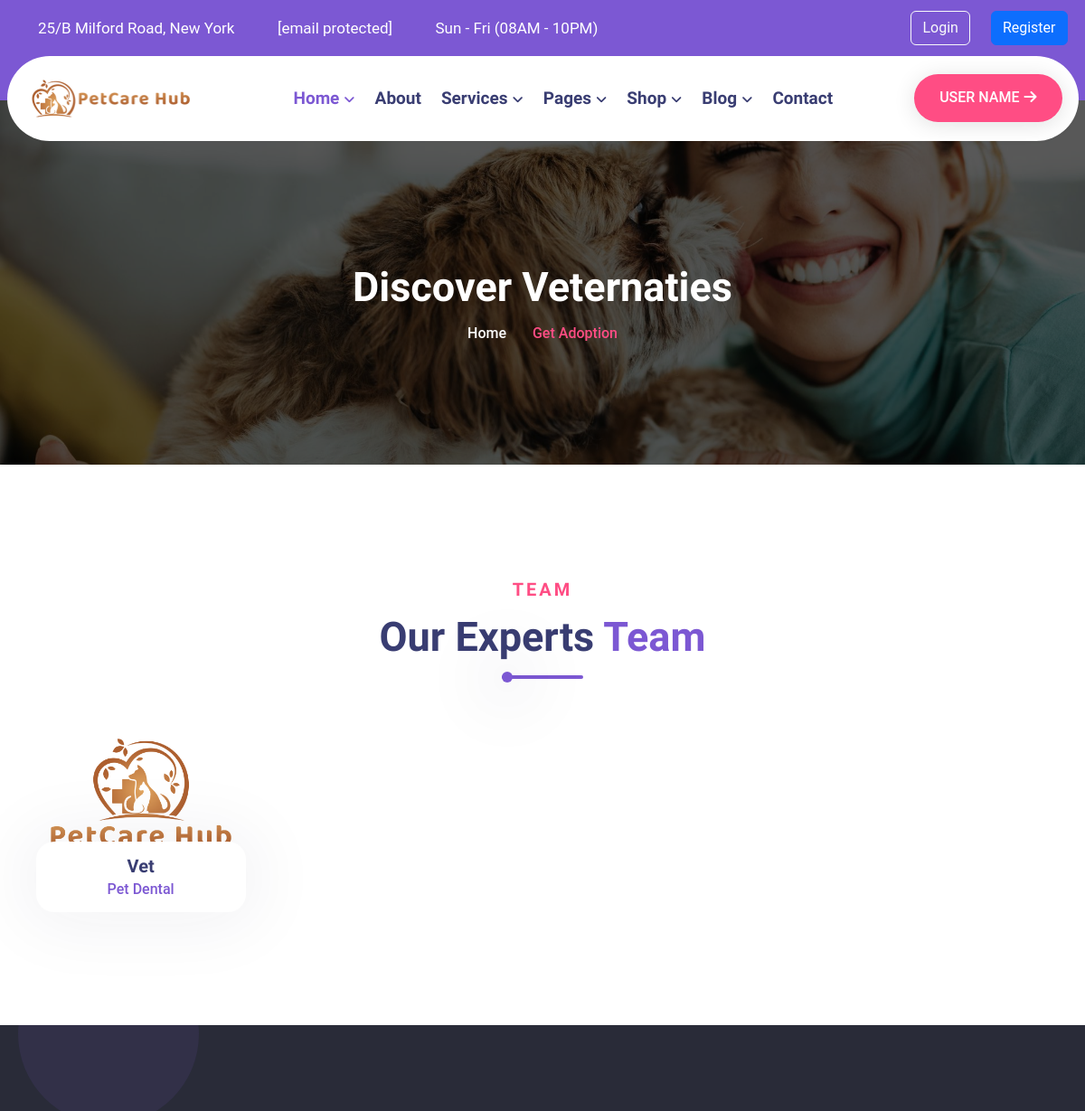
/vetdis/ (upper part), run on an earlier commit of the app's database.
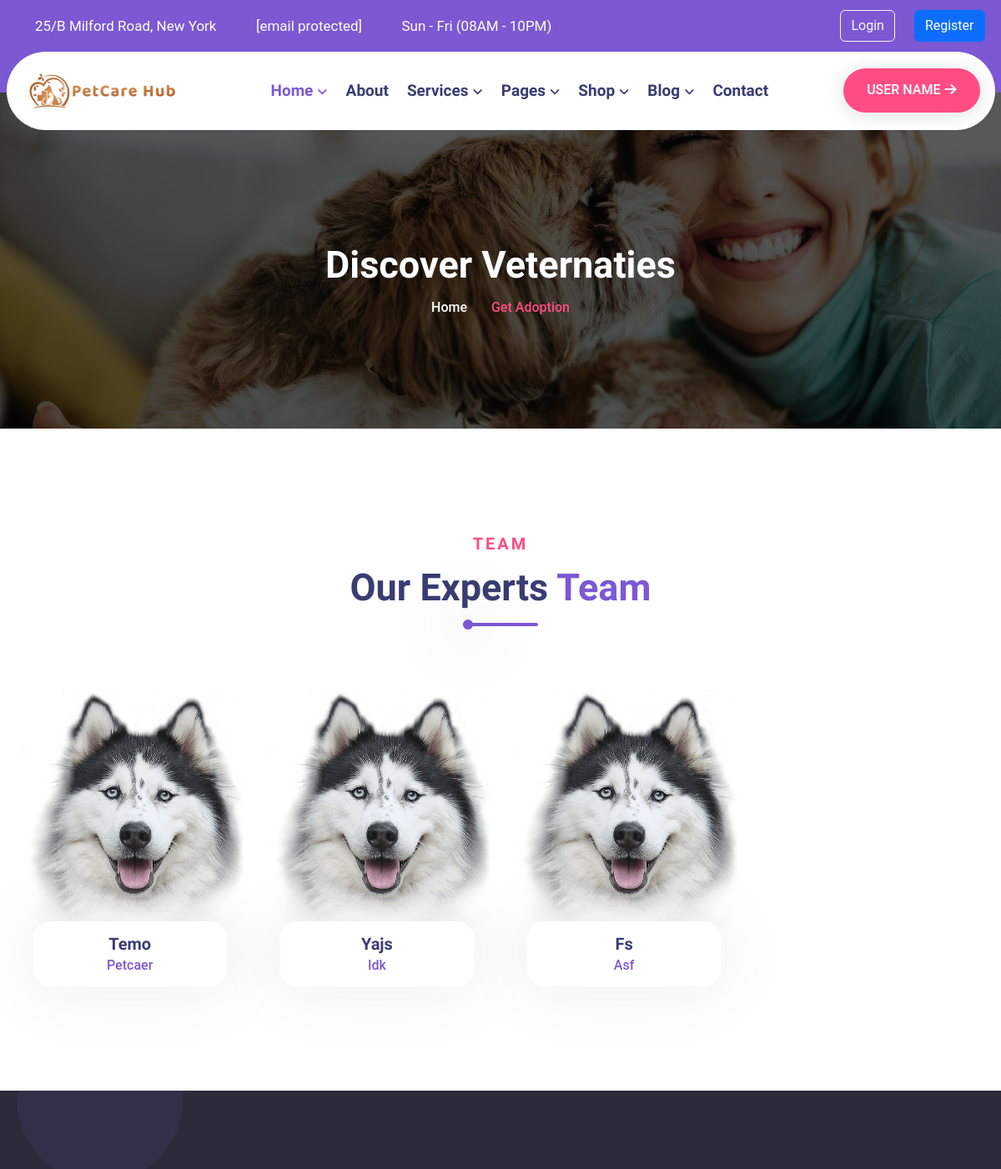
And on a later commit of the database.
### myapp/models.py (models this page shows)
class vetRegisterDB(models.Model):
    Name = models.CharField(max_length=30)
    Email = models.EmailField()
    Password = models.CharField(max_length=40)
    Photo = models.ImageField(upload_to='photos')
    Gender = models.CharField(max_length=10)
    Phone = models.BigIntegerField()
    LicenseFile = models.FileField(upload_to='files',default=None,max_length=250)
    Address = models.TextField()
    Specialization = models.CharField(max_length=20)
    YearsOfExperience = models.IntegerField()
    ClinicName = models.CharField(max_length=60)
    TimeStamp = models.DateTimeField(auto_now_add=True)
    def vet_photo(self):
        return mark_safe('<img src="{}" width="100"/>'.format(self.Photo.url))
    vet_photo.allow_tags = True

### myapp/views.py (the view)
# urls.py: path('vetdis/',views.vetdiscoverpage)
def vetdiscoverpage(request):
    fetchdata = vetRegisterDB.objects.all()
    context = {
        "vetdis" : fetchdata
    }
    return render(request,"vetdiscover.html",context)

### myapp/templates/vetdiscover.html (shortened to what this page needs)
<!DOCTYPE html>
<html lang="en">
<head>
    <link rel="stylesheet" href="/static/css/bootstrap.min.css">
    <link rel="stylesheet" href="/static/css/all-fontawesome.min.css">
    <link rel="stylesheet" href="/static/css/icomoon.css">
    <link rel="stylesheet" href="/static/css/animate.min.css">
    <link rel="stylesheet" href="/static/css/magnific-popup.min.css">
    <link rel="stylesheet" href="/static/css/owl.carousel.min.css">
    <link rel="stylesheet" href="/static/css/style.css">
</head>
<body>
{% include 'nav.html' %}
       <main class="main">
       <div class="site-breadcrumb" style="background: url(/static/img/breadcrumb/01.jpg)">
            <div class="container">
                <h2 class="breadcrumb-title">Discover Veternaties</h2>
                <ul class="breadcrumb-menu">
                    <li><a href="index.html">Home</a></li>
                    <li class="active">Get Adoption</li>
                </ul>
            </div>
        </div>
        <div class="team-area pt-120 pb-100">
            <div class="container">
                <div class="row">
                    <div class="col-lg-6 mx-auto wow fadeInDown" data-wow-duration="1s" data-wow-delay=".25s">
                        <div class="site-heading text-center">
                            <span class="site-title-tagline">Team</span>
                            <h2 class="site-title">Our Experts <span>Team</span></h2>
                            <div class="heading-divider"></div>
                        </div>
                    </div>
                </div>
                <div class="row">
                    {% for i in vetdis %}
                    <div class="col-md-6 col-lg-3">
                        <div class="team-item wow fadeInUp" data-wow-duration="1s" data-wow-delay=".25s">
                            <div class="team-img">
                               <a href="/svp/{{ i.id }}"> <img src="/media/{{ i.Photo }}" alt="thumb"></a>
                            </div>
                            <div class="team-content">
                                <div class="team-bio">
                                    <h5><a href="#">{{ i.Name }}</a></h5>
                                    <span>{{ i.Specialization }}</span>
                                </div>
                            </div>
                        </div>
                    </div>
                    {% endfor %}
                </div>
            </div>
        </div>
    <footer class="footer-area">
        <div class="footer-widget">
            <div class="container">
                <div class="row footer-widget-wrapper pt-100 pb-70">
                </div>
            </div>
        </div>
    </footer>
       </main>
</body>
</html>

What changed in the data, as far as the page shows it:
removed vetRegisterDB: Photo (picture), Name "Vet", Specialization "Pet Dental"
added vetRegisterDB: Photo (picture), Name "Temo", Specialization "Petcaer"
added vetRegisterDB: Photo (picture), Name "Yajs", Specialization "Idk"
added vetRegisterDB: Photo (picture), Name "Fs", Specialization "Asf"
